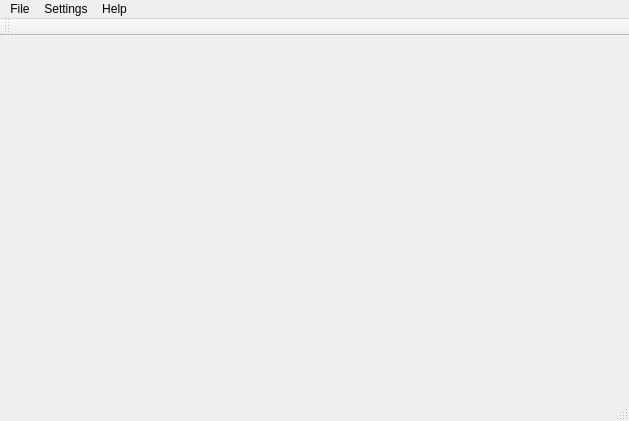
<?xml version="1.0" encoding="UTF-8"?>
<ui version="4.0">
 <class>qk8055</class>
 <widget class="QMainWindow" name="qk8055">
  <property name="geometry">
   <rect>
    <x>0</x>
    <y>0</y>
    <width>629</width>
    <height>421</height>
   </rect>
  </property>
  <property name="windowTitle">
   <string>qk8055</string>
  </property>
  <property name="windowIcon">
   <iconset resource="../build/src/resources.qrc">
    <normaloff>:/icons/qk8055_48.png</normaloff>:/icons/qk8055_48.png</iconset>
  </property>
  <widget class="QWidget" name="centralWidget"/>
  <widget class="QMenuBar" name="menuBar">
   <property name="geometry">
    <rect>
     <x>0</x>
     <y>0</y>
     <width>629</width>
     <height>30</height>
    </rect>
   </property>
   <widget class="QMenu" name="menuFile">
    <property name="title">
     <string>File</string>
    </property>
    <addaction name="actionQuit"/>
   </widget>
   <widget class="QMenu" name="menuHelp">
    <property name="title">
     <string>Help</string>
    </property>
    <addaction name="actionAbout"/>
    <addaction name="actionAboutQT"/>
   </widget>
   <widget class="QMenu" name="menuSettings">
    <property name="title">
     <string>Settings</string>
    </property>
    <addaction name="actionPreferences"/>
   </widget>
   <addaction name="menuFile"/>
   <addaction name="menuSettings"/>
   <addaction name="menuHelp"/>
  </widget>
  <widget class="QToolBar" name="mainToolBar">
   <attribute name="toolBarArea">
    <enum>TopToolBarArea</enum>
   </attribute>
   <attribute name="toolBarBreak">
    <bool>false</bool>
   </attribute>
  </widget>
  <widget class="QStatusBar" name="statusBar"/>
  <action name="actionQuit">
   <property name="icon">
    <iconset resource="../build/src/resources.qrc">
     <normaloff>:/icons/exit.png</normaloff>:/icons/exit.png</iconset>
   </property>
   <property name="text">
    <string>Quit</string>
   </property>
   <property name="shortcut">
    <string>Ctrl+Q</string>
   </property>
  </action>
  <action name="actionAbout">
   <property name="icon">
    <iconset resource="../build/src/resources.qrc">
     <normaloff>:/icons/qk8055_16.png</normaloff>:/icons/qk8055_16.png</iconset>
   </property>
   <property name="text">
    <string>About</string>
   </property>
  </action>
  <action name="actionAboutQT">
   <property name="icon">
    <iconset resource="../build/src/resources.qrc">
     <normaloff>:/icons/qt.png</normaloff>:/icons/qt.png</iconset>
   </property>
   <property name="text">
    <string>About QT</string>
   </property>
  </action>
  <action name="actionPreferences">
   <property name="icon">
    <iconset resource="../build/src/resources.qrc">
     <normaloff>:/icons/preferences.svg</normaloff>:/icons/preferences.svg</iconset>
   </property>
   <property name="text">
    <string>Preferences</string>
   </property>
  </action>
 </widget>
 <resources>
  <include location="../build/src/resources.qrc"/>
 </resources>
 <connections/>
</ui>
